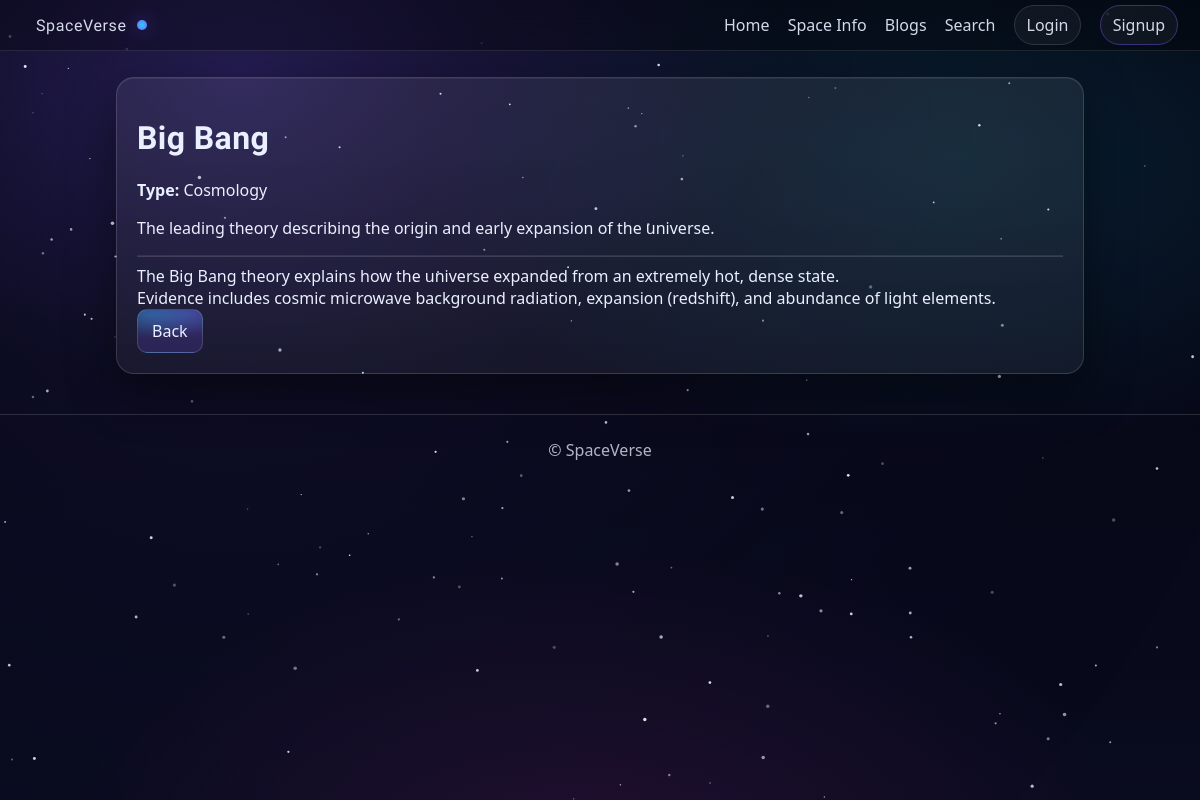
Page /space/big-bang/ on the committed database.
### spacepedia/models.py (models this page shows, shortened)
class SpaceTopic(models.Model):
    TOPIC_TYPES = [
        ('PLANET', 'Planet'),
        ('STAR', 'Star'),
        ('COSMOLOGY', 'Cosmology'),
        ('GALAXY', 'Galaxy'),
        ('MISSION', 'Mission'),
    ]
    title = models.CharField(max_length=200)
    slug = models.SlugField(unique=True)
    topic_type = models.CharField(max_length=20, choices=TOPIC_TYPES)
    summary = models.CharField(max_length=300)
    content = models.TextField()
    class Meta:
        ordering = ['topic_type', 'title']

### spacepedia/views.py (the view)
# urls.py: path('<slug:slug>/', topic_detail, name='topic_detail'),
def topic_detail(request, slug):
    topic = get_object_or_404(SpaceTopic, slug=slug)
    return render(request, 'spacepedia/topic_detail.html', {'topic': topic})

### templates/spacepedia/topic_detail.html
{% extends "base.html" %}
{% block content %}
<div class="card">
  <h1>{{ topic.title }}</h1>
  <p><b>Type:</b> {{ topic.get_topic_type_display }}</p>
  <p>{{ topic.summary }}</p>
  <hr style="border-color: rgba(255,255,255,0.14);">
  <div style="white-space: pre-wrap;">{{ topic.content }}</div>
  <a class="btn" href="/space/">Back</a>
</div>
{% endblock %}

### static/css/space.css (style rules this page uses)
:root { --bg1:#060814; --bg2:#0b1330; --text:#e8f0ff; --muted:#b6c3ff; --card: rgba(255,255,255,0.06); --border: rgba(255,255,255,0.14); --accent:#7c5cff; }
* { box-sizing:border-box; }
body { margin:0; font-family: system-ui, -apple-system, Segoe UI, Roboto, Arial; color: var(--text); background: radial-gradient(1200px 600px at 20% 10%, #1a2a6c33, transparent), radial-gradient(900px 500px at 80% 20%, #7c5cff22, transparent), linear-gradient(180deg, var(--bg1), var(--bg2)); min-height:100vh; }
.card { background: var(--card); border:1px solid var(--border); border-radius: 14px; padding: 18px; }
.btn { display:inline-block; padding:10px 14px; border-radius: 10px; border:1px solid var(--border); background: rgba(124,92,255,0.20); color: var(--text); text-decoration:none; }

### static/css/space-pro.css (style rules this page uses)
:root { --bg: #070816; --glass: rgba(255,255,255,0.06); --border: rgba(255,255,255,0.14); --text: #eaf0ff; --muted: rgba(234,240,255,0.75); --accent: #7c5cff; --accent2: #20d3ff; --hot: #ff3bd4; }
.space-body { background: radial-gradient(900px 500px at 20% 10%, rgba(124,92,255,0.18), transparent 60%), radial-gradient(900px 500px at 80% 20%, rgba(32,211,255,0.12), transparent 60%), radial-gradient(1000px 600px at 50% 110%, rgba(255,59,212,0.10), transparent 55%), linear-gradient(180deg, #050612, #090b1e); color: var(--text); overflow-x: hidden; }
.card { background: linear-gradient(180deg, rgba(255,255,255,0.07), rgba(255,255,255,0.05)); border: 1px solid rgba(255,255,255,0.14); border-radius: 18px; padding: 20px; box-shadow: 0 18px 50px rgba(0,0,0,0.45), inset 0 1px 0 rgba(255,255,255,0.06); }
h1,h2 { font-family: "Orbitron", system-ui; letter-spacing: 0.4px; }
.btn { border: 1px solid rgba(255,255,255,0.14); background: radial-gradient(120px 40px at 20% 10%, rgba(32,211,255,0.30), transparent 60%), radial-gradient(120px 40px at 80% 10%, rgba(124,92,255,0.30), transparent 60%), rgba(124,92,255,0.18); transition: transform .18s ease, box-shadow .18s ease; }

### rows in the picture
SpaceTopic: title "Big Bang", topic_type "Cosmology", summary "The leading theory describing the origin and early expansion of the universe.", content "The Big Bang theory explains how the universe expanded from an extremely hot, dense state. Evidence includes cosmic microwave background radiation, expansion (redshift), and abundance of light elements."
